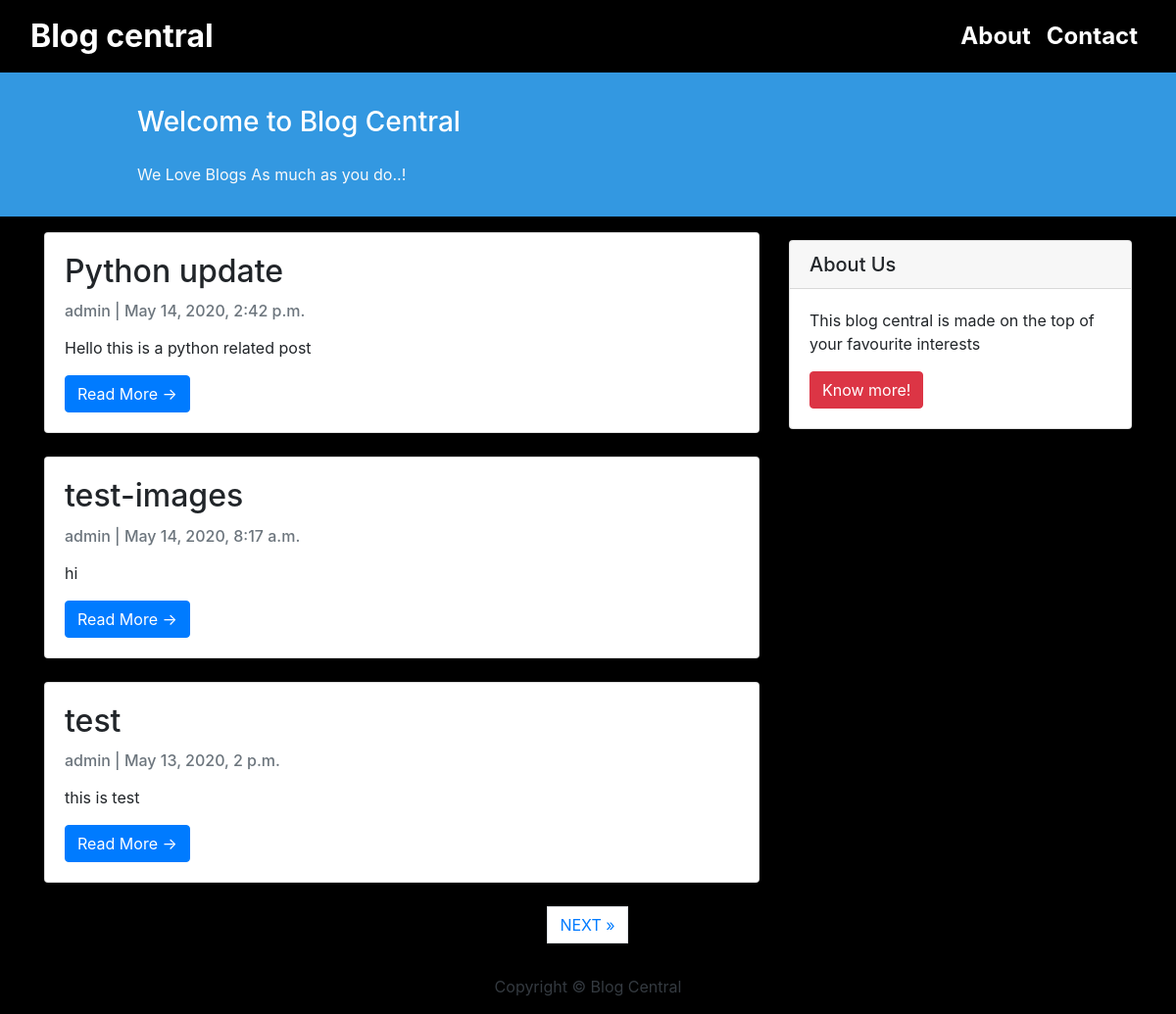
The page / on the database its author committed.
### blog/models.py (models this page shows, shortened)
class Post(models.Model):
    title = models.CharField(max_length=200, unique=True)
    slug = models.SlugField(max_length=200, unique=True)
    author = models.ForeignKey(
        User, on_delete=models.CASCADE, related_name="blog_posts"
    )
    updated_on = models.DateTimeField(auto_now=True)
    content = models.TextField()
    created_on = models.DateTimeField(auto_now_add=True)
    status = models.IntegerField(choices=STATUS, default=0)
    class Meta:
        ordering = ["-created_on"]

### blog/views.py (the view)
# urls.py: path("", views.PostList.as_view(), name="home"),
class PostList(generic.ListView):
    queryset = Post.objects.filter(status=1).order_by("-created_on")
    template_name = "index.html"
    paginate_by = 3

### templates/index.html (shortened to what this page needs)
{% extends "base.html" %}
{% block content %}
<header class="masthead">
  <div class="container">
    <div class="row">
      <div class=" col-md-8 col-md-10 mx-auto">
        <div class="site-heading">
          <h3 class=" site-heading my-4 mt-3 text-white"> Welcome to Blog Central</h3>
          <p class="text-light">We Love Blogs As much as you do..! &nbsp
          </p>
        </div>
      </div>
    </div>
  </div>
</header>
<div class="container">
  <div class="row">
    <div class="col-md-8 mt-3 left">
      {% for post in post_list %}
      <div class="card mb-4">
        <div class="card-body">
          <h2 class="card-title">{{ post.title  }}</h2>
          <p class="card-text text-muted h6">{{ post.author }} | {{ post.created_on}}  </p>
          <p class="card-text">{{post.content|slice:":200" | safe}}</p>
          <a href="{% url 'post_detail' post.slug  %}" class="btn btn-primary">Read More &rarr;</a>
        </div>
      </div>
      {% endfor %}
    </div>
    {% block sidebar %}
    {% include 'sidebar.html' %}
    {% endblock sidebar %}
  </div>
</div>
{% if is_paginated %}
<ul class="pagination justify-content-center">
  {% if page_obj.has_next %}
  <li><a href="?page={{ page_obj.next_page_number }}" class="page-link"> NEXT &raquo;</a></li>
  {% endif %}
</ul>
{% endif %}
{%endblock%}

### static/css/base.css (style rules this page uses)
body { font-family: "Roboto", sans-serif; font-size: 17px; }
.masthead { background: #3398E1; height: auto; padding-bottom: 15px; padding-top: 10px; box-shadow: 0 0 0 0; }
.card { box-shadow: 0 0 0 0; }

### rows shown on the page
Post: title "Python update", author "admin", created_on "May 14, 2020, 2:42 p.m.", content "Hello this is a python related post"
Post: title "test-images", author "admin", created_on "May 14, 2020, 8:17 a.m.", content "hi"
Post: title "test", author "admin", created_on "May 13, 2020, 2 p.m.", content "this is test"
